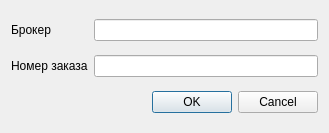
<?xml version="1.0" encoding="UTF-8"?>
<ui version="4.0">
 <class>Dialog</class>
 <widget class="QDialog" name="Dialog">
  <property name="geometry">
   <rect>
    <x>0</x>
    <y>0</y>
    <width>329</width>
    <height>133</height>
   </rect>
  </property>
  <property name="windowTitle">
   <string>Поиск по брокерам</string>
  </property>
  <layout class="QGridLayout" name="gridLayout">
   <item row="0" column="0">
    <widget class="QLabel" name="label">
     <property name="text">
      <string>Брокер</string>
     </property>
    </widget>
   </item>
   <item row="0" column="1">
    <widget class="QLineEdit" name="lineEdit"/>
   </item>
   <item row="1" column="0">
    <widget class="QLabel" name="label_2">
     <property name="text">
      <string>Номер заказа</string>
     </property>
    </widget>
   </item>
   <item row="1" column="1">
    <widget class="QLineEdit" name="lineEdit_2"/>
   </item>
   <item row="2" column="1">
    <widget class="QDialogButtonBox" name="buttonBox">
     <property name="orientation">
      <enum>Qt::Horizontal</enum>
     </property>
     <property name="standardButtons">
      <set>QDialogButtonBox::Cancel|QDialogButtonBox::Ok</set>
     </property>
    </widget>
   </item>
  </layout>
 </widget>
 <resources/>
 <connections>
  <connection>
   <sender>buttonBox</sender>
   <signal>accepted()</signal>
   <receiver>Dialog</receiver>
   <slot>accept()</slot>
   <hints>
    <hint type="sourcelabel">
     <x>248</x>
     <y>254</y>
    </hint>
    <hint type="destinationlabel">
     <x>157</x>
     <y>274</y>
    </hint>
   </hints>
  </connection>
  <connection>
   <sender>buttonBox</sender>
   <signal>rejected()</signal>
   <receiver>Dialog</receiver>
   <slot>reject()</slot>
   <hints>
    <hint type="sourcelabel">
     <x>316</x>
     <y>260</y>
    </hint>
    <hint type="destinationlabel">
     <x>286</x>
     <y>274</y>
    </hint>
   </hints>
  </connection>
 </connections>
</ui>
